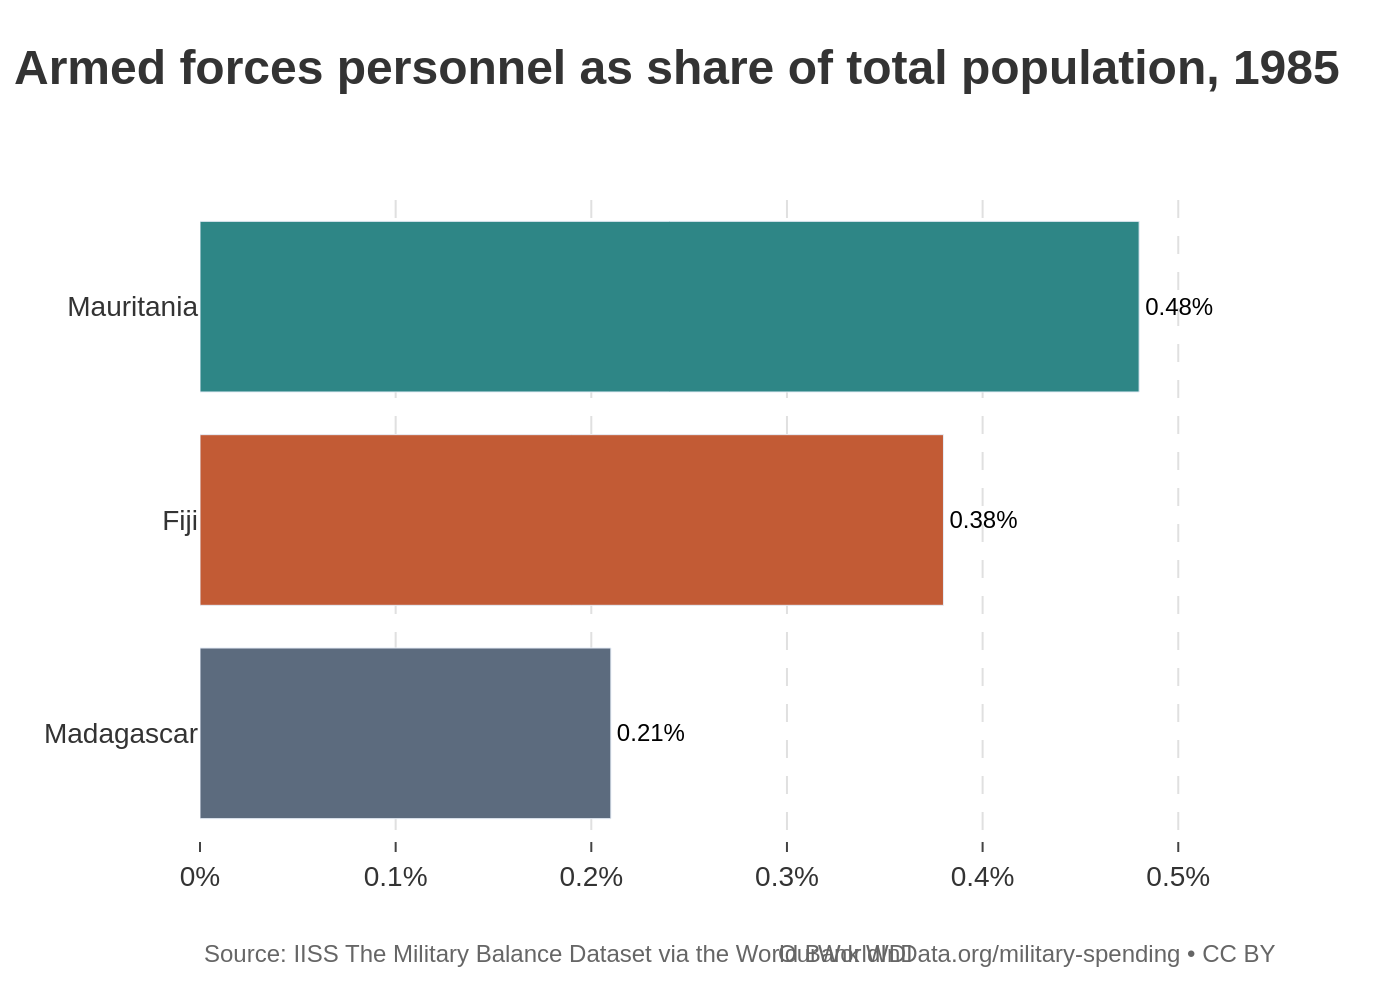

The script that drew this image:
import sys
import json
import plotly.graph_objects as go

# Check for command-line argument for the JSON file path
if len(sys.argv) != 2:
    print("Usage: python generate_chart.py <path_to_json_file>")
    sys.exit(1)

json_path = sys.argv[1]

# Read data from the specified JSON file
try:
    with open(json_path, 'r', encoding='utf-8') as f:
        chart_info = json.load(f)
except FileNotFoundError:
    print(f"Error: JSON file not found at {json_path}")
    sys.exit(1)
except json.JSONDecodeError:
    print(f"Error: Could not decode JSON from {json_path}")
    sys.exit(1)

# Extract data and texts for plotting
chart_data = chart_info['chart_data']
texts = chart_info['texts']
colors = chart_info['colors']

categories = [d['category'] for d in chart_data]
values = [d['value'] for d in chart_data]
max_value = max(values) if values else 0

# Create the figure object
fig = go.Figure()

# Add the horizontal bar trace
fig.add_trace(go.Bar(
    y=categories,
    x=values,
    orientation='h',
    marker=dict(color=colors),
    text=values,
    texttemplate='%{text:.2f}%',
    textposition='outside',
    cliponaxis=False,
    textfont=dict(family='Arial', size=12, color='black'),
    hoverinfo='none'
))

# Update the layout for a clean, professional appearance
fig.update_layout(
    title=dict(
        text=f"<b>{texts['title']}</b>",
        font=dict(family='Arial', size=24, color='#333333'),
        x=0.01,
        y=0.95,
        xanchor='left',
        yanchor='top'
    ),
    xaxis=dict(
        showgrid=True,
        gridcolor='#E0E0E0',
        gridwidth=1,
        griddash='dash',
        zeroline=False,
        showline=False,
        ticks='outside',
        tickfont=dict(family='Arial', size=14, color='#333333'),
        ticksuffix='%',
        range=[0, max_value * 1.15]
    ),
    yaxis=dict(
        showgrid=False,
        zeroline=False,
        showline=False,
        ticks='',
        tickfont=dict(family='Arial', size=14, color='#333333'),
        autorange='reversed'
    ),
    font=dict(family="Arial"),
    plot_bgcolor='white',
    paper_bgcolor='white',
    showlegend=False,
    margin=dict(l=100, r=60, b=80, t=100)
)

# Add annotations for the source note and credits at the bottom
if texts.get('source_note'):
    fig.add_annotation(
        text=texts['source_note'],
        align='left',
        showarrow=False,
        xref='paper',
        yref='paper',
        x=0,
        y=-0.15,
        xanchor='left',
        yanchor='top',
        font=dict(family='Arial', size=12, color='#666666')
    )

if texts.get('owid_credit'):
    fig.add_annotation(
        text=texts['owid_credit'],
        align='right',
        showarrow=False,
        xref='paper',
        yref='paper',
        x=1,
        y=-0.15,
        xanchor='right',
        yanchor='top',
        font=dict(family='Arial', size=12, color='#666666')
    )

# Derive output filename from input JSON path and save the image
base_path = sys.argv[1]
filename_with_ext = base_path.split('/')[-1].split('\\')[-1]
base_filename = filename_with_ext.rsplit('.', 1)[0]
output_filename = f"{base_filename}.png"

fig.write_image(output_filename, scale=2)

print(f"Chart saved to {output_filename}")
